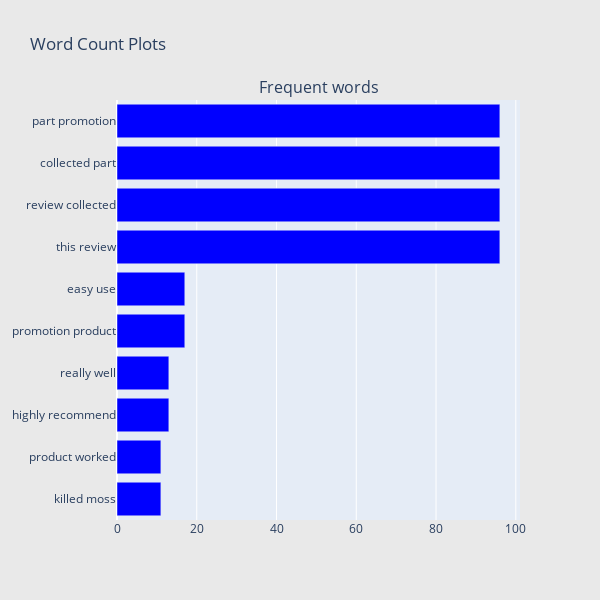

Notebook code for this chart:
### Code cell
## Get the bar chart from 5 rated reviews ##
freq_dict = defaultdict(int)
for sent in df_5["review_lower"]:
    for word in generate_ngrams(sent,2):
        freq_dict[word] += 1
fd_sorted = pd.DataFrame(sorted(freq_dict.items(), key=lambda x: x[1])[::-1])
fd_sorted.columns = ["word", "wordcount"]
trace0 = horizontal_bar_chart(fd_sorted.head(10), 'blue')

# Creating two subplots
fig = tools.make_subplots(rows=1, cols=1, vertical_spacing=0.04,
                          subplot_titles=["Frequent words"])
fig.append_trace(trace0, 1, 1)
#fig.append_trace(trace1, 1, 2)
fig['layout'].update(height=600, width=600, paper_bgcolor='rgb(233,233,233)', title="Word Count Plots")
py.iplot(fig, filename='word-plots');

### Figure 1 — Plotly figure (JSON) as saved in the notebook; plotly's stock layout.template omitted (floating-point values rounded to 4 significant figures)
{"data": [{"marker": {"color": "blue"}, "orientation": "h", "showlegend": false, "type": "bar", "x": [11, 11, 13, 13, 17, 17, 96, 96, 96, 96], "xaxis": "x", "y": ["killed moss", "product worked", "highly recommend", "really well", "promotion product", "easy use", "this review", "review collected", "collected part", "part promotion"], "yaxis": "y"}], "layout": {"annotations": [{"font": {"size": 16}, "showarrow": false, "text": "Frequent words", "x": 0.5, "xanchor": "center", "xref": "paper", "y": 1, "yanchor": "bottom", "yref": "paper"}], "height": 600, "paper_bgcolor": "rgb(233,233,233)", "title": {"text": "Word Count Plots"}, "width": 600, "xaxis": {"anchor": "y", "domain": [0, 1]}, "yaxis": {"anchor": "x", "domain": [0, 1]}}}
